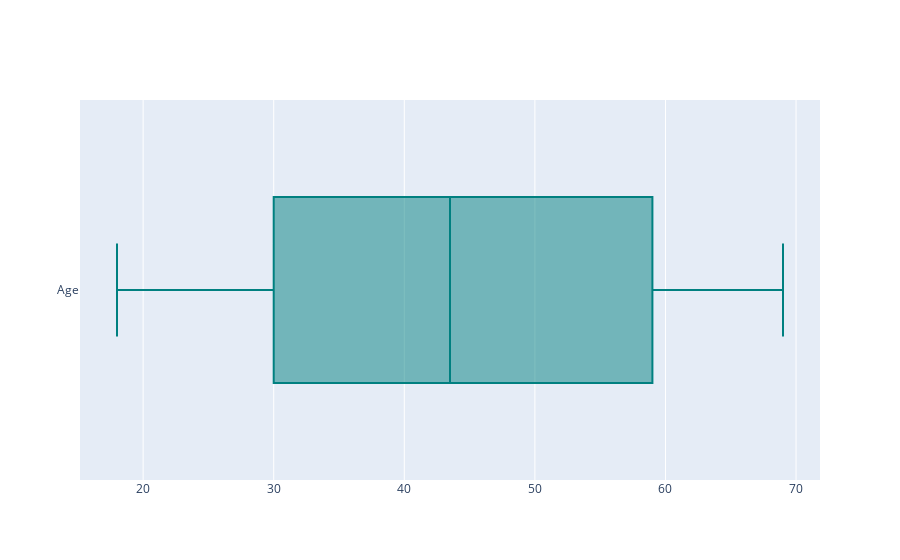

Here is the notebook cell this chart was saved with:
### Code cell
# Patient age range
import plotly.graph_objs as go
x0 = nd["AGE"].values

trace0 = go.Box(x=x0, name = 'Age',
    marker = dict(
        color = 'rgb(0, 128, 128)',
    ))
data = [trace0]
pyo.iplot(data)

### Figure 1 — Plotly figure (JSON) as saved in the notebook; plotly's stock layout.template omitted (floating-point values rounded to 4 significant figures)
{"data": [{"marker": {"color": "rgb(0, 128, 128)"}, "name": "Age", "type": "box", "x": [18, 63, 63, 30, 59, 21, 53, 52, 68, 48, 37, 55, 22, 36, 43, 63, 62, 47, 40, 59, 64, 22, 62, 65, 52, 64, 60, 42, 56, 28, 40, 26, 45, 20, 37, 25, 58, 59, 19, 33, 38, 60, 23, 57, 40, 55, 30, 27, 62, 47, 27, 21, 67, 37, 58, 23, 63, 68, 35, 25, 47, 49, 32, 36, 33, 64, 44, 25, 47, 65, 67, 51, 32, 47, 59, 45, 39, 57, 39, 18, 57, 67, 29, 37, 26, 30, 27, 38, 35, 24, 69, 24, 26, 59, 64, 34, 43, 52, 20, 55]}], "layout": {"autosize": true, "xaxis": {"autorange": true, "range": [15.17, 71.83], "type": "linear"}, "yaxis": {"autorange": true, "range": [-0.5, 0.5], "type": "category"}}}
